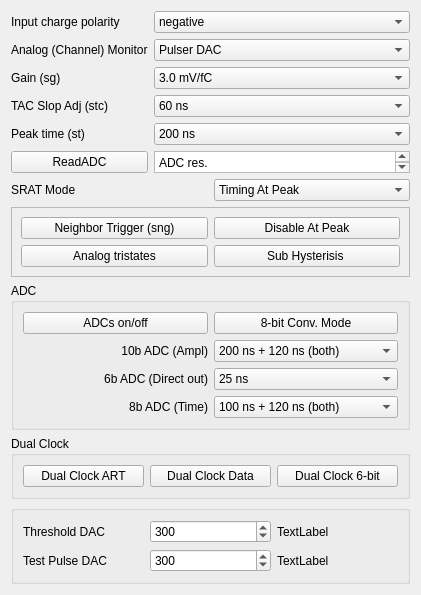
     <widget class="QWidget" name="tabWidget_4Page1">
      <attribute name="title">
       <string>General Settings</string>
      </attribute>
      <layout class="QGridLayout" name="gridLayout_7">
       <item row="0" column="0" colspan="2">
        <layout class="QGridLayout" name="gridLayout_16">
         <item row="2" column="1">
          <widget class="QComboBox" name="sg">
           <property name="font">
            <font>
             <family>Arial</family>
             <pointsize>9</pointsize>
            </font>
           </property>
           <property name="currentIndex">
            <number>2</number>
           </property>
           <item>
            <property name="text">
             <string>0.5 mV/fC</string>
            </property>
           </item>
           <item>
            <property name="text">
             <string>1.0 mV/fC</string>
            </property>
           </item>
           <item>
            <property name="text">
             <string>3.0 mV/fC</string>
            </property>
           </item>
           <item>
            <property name="text">
             <string>4.5 mV/fC</string>
            </property>
           </item>
           <item>
            <property name="text">
             <string>6.0 mV/fC</string>
            </property>
           </item>
           <item>
            <property name="text">
             <string>9.0 mV/fC</string>
            </property>
           </item>
           <item>
            <property name="text">
             <string>12.0 mV/fC</string>
            </property>
           </item>
           <item>
            <property name="text">
             <string>16.0 mV/fC</string>
            </property>
           </item>
          </widget>
         </item>
         <item row="1" column="1">
          <widget class="QComboBox" name="sm5_sm0">
           <property name="font">
            <font>
             <family>Arial</family>
             <pointsize>9</pointsize>
            </font>
           </property>
           <item>
            <property name="text">
             <string>Pulser DAC</string>
            </property>
           </item>
           <item>
            <property name="text">
             <string>Threshold DAC</string>
            </property>
           </item>
           <item>
            <property name="text">
             <string>Bandgap reference</string>
            </property>
           </item>
           <item>
            <property name="text">
             <string>Temperature sensor</string>
            </property>
           </item>
           <item>
            <property name="text">
             <string>0</string>
            </property>
           </item>
           <item>
            <property name="text">
             <string>1</string>
            </property>
           </item>
           <item>
            <property name="text">
             <string>2</string>
            </property>
           </item>
           <item>
            <property name="text">
             <string>3</string>
            </property>
           </item>
           <item>
            <property name="text">
             <string>4</string>
            </property>
           </item>
           <item>
            <property name="text">
             <string>5</string>
            </property>
           </item>
           <item>
            <property name="text">
             <string>6</string>
            </property>
           </item>
           <item>
            <property name="text">
             <string>7</string>
            </property>
           </item>
           <item>
            <property name="text">
             <string>8</string>
            </property>
           </item>
           <item>
            <property name="text">
             <string>9</string>
            </property>
           </item>
           <item>
            <property name="text">
             <string>10</string>
            </property>
           </item>
           <item>
            <property name="text">
             <string>11</string>
            </property>
           </item>
           <item>
            <property name="text">
             <string>12</string>
            </property>
           </item>
           <item>
            <property name="text">
             <string>13</string>
            </property>
           </item>
           <item>
            <property name="text">
             <string>14</string>
            </property>
           </item>
           <item>
            <property name="text">
             <string>15</string>
            </property>
           </item>
           <item>
            <property name="text">
             <string>16</string>
            </property>
           </item>
           <item>
            <property name="text">
             <string>17</string>
            </property>
           </item>
           <item>
            <property name="text">
             <string>18</string>
            </property>
           </item>
           <item>
            <property name="text">
             <string>19</string>
            </property>
           </item>
           <item>
            <property name="text">
             <string>20</string>
            </property>
           </item>
           <item>
            <property name="text">
             <string>21</string>
            </property>
           </item>
           <item>
            <property name="text">
             <string>22</string>
            </property>
           </item>
           <item>
            <property name="text">
             <string>23</string>
            </property>
           </item>
           <item>
            <property name="text">
             <string>24</string>
            </property>
           </item>
           <item>
            <property name="text">
             <string>25</string>
            </property>
           </item>
           <item>
            <property name="text">
             <string>26</string>
            </property>
           </item>
           <item>
            <property name="text">
             <string>27</string>
            </property>
           </item>
           <item>
            <property name="text">
             <string>28</string>
            </property>
           </item>
           <item>
            <property name="text">
             <string>29</string>
            </property>
           </item>
           <item>
            <property name="text">
             <string>30</string>
            </property>
           </item>
           <item>
            <property name="text">
             <string>31</string>
            </property>
           </item>
           <item>
            <property name="text">
             <string>32</string>
            </property>
           </item>
           <item>
            <property name="text">
             <string>33</string>
            </property>
           </item>
           <item>
            <property name="text">
             <string>34</string>
            </property>
           </item>
           <item>
            <property name="text">
             <string>35</string>
            </property>
           </item>
           <item>
            <property name="text">
             <string>36</string>
            </property>
           </item>
           <item>
            <property name="text">
             <string>37</string>
            </property>
           </item>
           <item>
            <property name="text">
             <string>38</string>
            </property>
           </item>
           <item>
            <property name="text">
             <string>39</string>
            </property>
           </item>
           <item>
            <property name="text">
             <string>40</string>
            </property>
           </item>
           <item>
            <property name="text">
             <string>41</string>
            </property>
           </item>
           <item>
            <property name="text">
             <string>42</string>
            </property>
           </item>
           <item>
            <property name="text">
             <string>43</string>
            </property>
           </item>
           <item>
            <property name="text">
             <string>44</string>
            </property>
           </item>
           <item>
            <property name="text">
             <string>45</string>
            </property>
           </item>
           <item>
            <property name="text">
             <string>46</string>
            </property>
           </item>
           <item>
            <property name="text">
             <string>47</string>
            </property>
           </item>
           <item>
            <property name="text">
             <string>48</string>
            </property>
           </item>
           <item>
            <property name="text">
             <string>49</string>
            </property>
           </item>
           <item>
            <property name="text">
             <string>50</string>
            </property>
           </item>
           <item>
            <property name="text">
             <string>51</string>
            </property>
           </item>
           <item>
            <property name="text">
             <string>52</string>
            </property>
           </item>
           <item>
            <property name="text">
             <string>53</string>
            </property>
           </item>
           <item>
            <property name="text">
             <string>54</string>
            </property>
           </item>
           <item>
            <property name="text">
             <string>55</string>
            </property>
           </item>
           <item>
            <property name="text">
             <string>56</string>
            </property>
           </item>
           <item>
            <property name="text">
             <string>57</string>
            </property>
           </item>
           <item>
            <property name="text">
             <string>58</string>
            </property>
           </item>
           <item>
            <property name="text">
             <string>59</string>
            </property>
           </item>
           <item>
            <property name="text">
             <string>60</string>
            </property>
           </item>
           <item>
            <property name="text">
             <string>61</string>
            </property>
           </item>
           <item>
            <property name="text">
             <string>62</string>
            </property>
           </item>
           <item>
            <property name="text">
             <string>63</string>
            </property>
           </item>
          </widget>
         </item>
         <item row="0" column="0">
          <widget class="QLabel" name="spgLabel">
           <property name="font">
            <font>
             <family>Arial</family>
             <pointsize>9</pointsize>
            </font>
           </property>
           <property name="text">
            <string>Input charge polarity</string>
           </property>
          </widget>
         </item>
         <item row="1" column="0">
          <widget class="QLabel" name="sm5_sm0Label">
           <property name="font">
            <font>
             <family>Arial</family>
             <pointsize>9</pointsize>
            </font>
           </property>
           <property name="text">
            <string>Analog (Channel) Monitor</string>
           </property>
          </widget>
         </item>
         <item row="2" column="0">
          <widget class="QLabel" name="sgLabel">
           <property name="font">
            <font>
             <family>Arial</family>
             <pointsize>9</pointsize>
            </font>
           </property>
           <property name="text">
            <string>Gain (sg)</string>
           </property>
          </widget>
         </item>
         <item row="0" column="1">
          <widget class="QComboBox" name="sp">
           <property name="font">
            <font>
             <family>Arial</family>
             <pointsize>9</pointsize>
            </font>
           </property>
           <property name="currentIndex">
            <number>0</number>
           </property>
           <item>
            <property name="text">
             <string>negative</string>
            </property>
           </item>
           <item>
            <property name="text">
             <string>positive</string>
            </property>
           </item>
          </widget>
         </item>
         <item row="3" column="0">
          <widget class="QLabel" name="stcLabel">
           <property name="font">
            <font>
             <family>Arial</family>
             <pointsize>9</pointsize>
            </font>
           </property>
           <property name="text">
            <string>TAC Slop Adj (stc)</string>
           </property>
          </widget>
         </item>
         <item row="3" column="1">
          <widget class="QComboBox" name="stc">
           <property name="font">
            <font>
             <family>Arial</family>
             <pointsize>9</pointsize>
            </font>
           </property>
           <property name="currentIndex">
            <number>0</number>
           </property>
           <property name="maxVisibleItems">
            <number>16</number>
           </property>
           <item>
            <property name="text">
             <string>60 ns</string>
            </property>
           </item>
           <item>
            <property name="text">
             <string>100 ns</string>
            </property>
           </item>
           <item>
            <property name="text">
             <string>350 ns</string>
            </property>
           </item>
           <item>
            <property name="text">
             <string>650 ns</string>
            </property>
           </item>
          </widget>
         </item>
         <item row="4" column="0">
          <widget class="QLabel" name="stLabel">
           <property name="font">
            <font>
             <family>Arial</family>
             <pointsize>9</pointsize>
            </font>
           </property>
           <property name="text">
            <string>Peak time (st)</string>
           </property>
          </widget>
         </item>
         <item row="4" column="1">
          <widget class="QComboBox" name="st">
           <property name="font">
            <font>
             <family>Arial</family>
             <pointsize>9</pointsize>
            </font>
           </property>
           <property name="currentIndex">
            <number>0</number>
           </property>
           <item>
            <property name="text">
             <string>200 ns</string>
            </property>
           </item>
           <item>
            <property name="text">
             <string>100 ns</string>
            </property>
           </item>
           <item>
            <property name="text">
             <string>50 ns</string>
            </property>
           </item>
           <item>
            <property name="text">
             <string>25 ns</string>
            </property>
           </item>
          </widget>
         </item>
         <item row="5" column="0">
          <widget class="QPushButton" name="readADC">
           <property name="text">
            <string>ReadADC</string>
           </property>
          </widget>
         </item>
         <item row="5" column="1">
          <widget class="QTextEdit" name="ADCresult">
           <property name="maximumSize">
            <size>
             <width>16777215</width>
             <height>22</height>
            </size>
           </property>
           <property name="html">
            <string>&lt;!DOCTYPE HTML PUBLIC &quot;-//W3C//DTD HTML 4.0//EN&quot; &quot;http://www.w3.org/TR/REC-html40/strict.dtd&quot;&gt;
&lt;html&gt;&lt;head&gt;&lt;meta name=&quot;qrichtext&quot; content=&quot;1&quot; /&gt;&lt;style type=&quot;text/css&quot;&gt;
p, li { white-space: pre-wrap; }
&lt;/style&gt;&lt;/head&gt;&lt;body style=&quot; font-family:'Arial'; font-size:9pt; font-weight:400; font-style:normal;&quot;&gt;
&lt;p style=&quot; margin-top:0px; margin-bottom:0px; margin-left:0px; margin-right:0px; -qt-block-indent:0; text-indent:0px;&quot;&gt;ADC res.&lt;/p&gt;&lt;/body&gt;&lt;/html&gt;</string>
           </property>
          </widget>
         </item>
        </layout>
       </item>
       <item row="1" column="0" colspan="2">
        <layout class="QGridLayout" name="gridLayout_13">
         <item row="0" column="1">
          <widget class="QComboBox" name="srat">
           <property name="font">
            <font>
             <family>Arial</family>
             <pointsize>9</pointsize>
            </font>
           </property>
           <item>
            <property name="text">
             <string>Timing At Peak</string>
            </property>
           </item>
           <item>
            <property name="text">
             <string>Timing At Threshold</string>
            </property>
           </item>
          </widget>
         </item>
         <item row="0" column="0">
          <layout class="QGridLayout" name="gridLayout_14">
           <item row="0" column="0">
            <widget class="QLabel" name="sratLabel">
             <property name="font">
              <font>
               <family>Arial</family>
               <pointsize>9</pointsize>
              </font>
             </property>
             <property name="text">
              <string>SRAT Mode</string>
             </property>
            </widget>
           </item>
          </layout>
         </item>
        </layout>
       </item>
       <item row="2" column="0" colspan="2">
        <widget class="QFrame" name="frame">
         <property name="frameShape">
          <enum>QFrame::StyledPanel</enum>
         </property>
         <property name="frameShadow">
          <enum>QFrame::Raised</enum>
         </property>
         <layout class="QGridLayout" name="gridLayout_15">
          <item row="0" column="1">
           <widget class="QPushButton" name="sdp">
            <property name="text">
             <string>Disable At Peak</string>
            </property>
            <property name="checkable">
             <bool>true</bool>
            </property>
           </widget>
          </item>
          <item row="0" column="0">
           <widget class="QPushButton" name="sng">
            <property name="text">
             <string>Neighbor Trigger (sng)</string>
            </property>
            <property name="checkable">
             <bool>true</bool>
            </property>
           </widget>
          </item>
          <item row="1" column="0">
           <widget class="QPushButton" name="sdrv">
            <property name="text">
             <string>Analog tristates</string>
            </property>
            <property name="checkable">
             <bool>true</bool>
            </property>
           </widget>
          </item>
          <item row="1" column="1">
           <widget class="QPushButton" name="ssh">
            <property name="text">
             <string>Sub Hysterisis </string>
            </property>
            <property name="checkable">
             <bool>true</bool>
            </property>
           </widget>
          </item>
         </layout>
        </widget>
       </item>
       <item row="7" column="0" colspan="2">
        <widget class="QGroupBox" name="gridGroupBox_4">
         <layout class="QGridLayout" name="gridLayout_6">
          <item row="2" column="0">
           <widget class="QLabel" name="sdpLabel_2">
            <property name="font">
             <font>
              <family>Arial</family>
              <pointsize>9</pointsize>
             </font>
            </property>
            <property name="text">
             <string>Test Pulse DAC</string>
            </property>
           </widget>
          </item>
          <item row="0" column="0">
           <widget class="QLabel" name="sdtLabel">
            <property name="font">
             <font>
              <family>Arial</family>
              <pointsize>9</pointsize>
             </font>
            </property>
            <property name="text">
             <string>Threshold DAC</string>
            </property>
           </widget>
          </item>
          <item row="0" column="2">
           <widget class="QLabel" name="dacmvLabel">
            <property name="font">
             <font>
              <pointsize>9</pointsize>
             </font>
            </property>
            <property name="text">
             <string>TextLabel</string>
            </property>
           </widget>
          </item>
          <item row="2" column="1">
           <widget class="QSpinBox" name="sdp_2">
            <property name="font">
             <font>
              <family>Arial</family>
              <pointsize>9</pointsize>
             </font>
            </property>
            <property name="maximum">
             <number>1023</number>
            </property>
            <property name="value">
             <number>300</number>
            </property>
           </widget>
          </item>
          <item row="0" column="1">
           <widget class="QSpinBox" name="sdt">
            <property name="font">
             <font>
              <family>Arial</family>
              <pointsize>9</pointsize>
             </font>
            </property>
            <property name="maximum">
             <number>1023</number>
            </property>
            <property name="value">
             <number>300</number>
            </property>
           </widget>
          </item>
          <item row="2" column="2">
           <widget class="QLabel" name="dacmvLabel_TP">
            <property name="font">
             <font>
              <pointsize>9</pointsize>
             </font>
            </property>
            <property name="text">
             <string>TextLabel</string>
            </property>
            <property name="wordWrap">
             <bool>true</bool>
            </property>
           </widget>
          </item>
         </layout>
        </widget>
       </item>
       <item row="4" column="0" colspan="2">
        <widget class="QGroupBox" name="groupBoxClock">
         <property name="title">
          <string>Dual Clock</string>
         </property>
         <layout class="QGridLayout" name="gridLayout_11">
          <item row="0" column="0">
           <widget class="QPushButton" name="sdcka">
            <property name="text">
             <string>Dual Clock ART</string>
            </property>
            <property name="checkable">
             <bool>true</bool>
            </property>
           </widget>
          </item>
          <item row="0" column="1">
           <widget class="QPushButton" name="sdcks">
            <property name="text">
             <string>Dual Clock Data</string>
            </property>
            <property name="checkable">
             <bool>true</bool>
            </property>
           </widget>
          </item>
          <item row="0" column="2">
           <widget class="QPushButton" name="sdck6b">
            <property name="text">
             <string>Dual Clock 6-bit</string>
            </property>
            <property name="checkable">
             <bool>true</bool>
            </property>
           </widget>
          </item>
         </layout>
        </widget>
       </item>
       <item row="3" column="0" colspan="2">
        <widget class="QGroupBox" name="groupBoxGeneral">
         <property name="title">
          <string>ADC </string>
         </property>
         <layout class="QGridLayout" name="gridLayout_10">
          <item row="0" column="0" colspan="2">
           <layout class="QHBoxLayout" name="horizontalLayout_2">
            <item>
             <layout class="QVBoxLayout" name="verticalLayout_2">
              <item>
               <widget class="QPushButton" name="adcs">
                <property name="text">
                 <string>ADCs on/off</string>
                </property>
                <property name="checkable">
                 <bool>true</bool>
                </property>
               </widget>
              </item>
              <item>
               <widget class="QLabel" name="sc010bLabel">
                <property name="font">
                 <font>
                  <family>Arial</family>
                  <pointsize>9</pointsize>
                 </font>
                </property>
                <property name="layoutDirection">
                 <enum>Qt::LeftToRight</enum>
                </property>
                <property name="text">
                 <string>10b ADC (Ampl)</string>
                </property>
                <property name="alignment">
                 <set>Qt::AlignRight|Qt::AlignTrailing|Qt::AlignVCenter</set>
                </property>
               </widget>
              </item>
              <item>
               <widget class="QLabel" name="sc06bLabel">
                <property name="font">
                 <font>
                  <family>Arial</family>
                  <pointsize>9</pointsize>
                 </font>
                </property>
                <property name="text">
                 <string>6b ADC (Direct out)</string>
                </property>
                <property name="alignment">
                 <set>Qt::AlignRight|Qt::AlignTrailing|Qt::AlignVCenter</set>
                </property>
               </widget>
              </item>
              <item>
               <widget class="QLabel" name="sc08bLabel">
                <property name="font">
                 <font>
                  <family>Arial</family>
                  <pointsize>9</pointsize>
                 </font>
                </property>
                <property name="text">
                 <string>8b ADC (Time)</string>
                </property>
                <property name="alignment">
                 <set>Qt::AlignRight|Qt::AlignTrailing|Qt::AlignVCenter</set>
                </property>
               </widget>
              </item>
             </layout>
            </item>
            <item>
             <layout class="QVBoxLayout" name="verticalLayout_3">
              <item>
               <widget class="QPushButton" name="s8b">
                <property name="text">
                 <string>8-bit Conv. Mode</string>
                </property>
                <property name="checkable">
                 <bool>true</bool>
                </property>
               </widget>
              </item>
              <item>
               <widget class="QComboBox" name="sc010b">
                <property name="font">
                 <font>
                  <family>Arial</family>
                  <pointsize>9</pointsize>
                 </font>
                </property>
                <item>
                 <property name="text">
                  <string>200 ns + 120 ns (both)</string>
                 </property>
                </item>
                <item>
                 <property name="text">
                  <string>200 ns + 60 ns (MSB part)</string>
                 </property>
                </item>
                <item>
                 <property name="text">
                  <string>200 ns + 60 ns (LSB part)</string>
                 </property>
                </item>
                <item>
                 <property name="text">
                  <string>200 ns</string>
                 </property>
                </item>
               </widget>
              </item>
              <item>
               <widget class="QComboBox" name="sc06b">
                <property name="font">
                 <font>
                  <family>Arial</family>
                  <pointsize>9</pointsize>
                 </font>
                </property>
                <item>
                 <property name="text">
                  <string>25 ns</string>
                 </property>
                </item>
                <item>
                 <property name="text">
                  <string>25 ns + 1 ckdt</string>
                 </property>
                </item>
                <item>
                 <property name="text">
                  <string>25 ns + 2 ckdt</string>
                 </property>
                </item>
                <item>
                 <property name="text">
                  <string>25 ns + 3 ckdt</string>
                 </property>
                </item>
                <item>
                 <property name="text">
                  <string>25 ns + 4 ckdt</string>
                 </property>
                </item>
                <item>
                 <property name="text">
                  <string>25 ns + 5 ckdt</string>
                 </property>
                </item>
                <item>
                 <property name="text">
                  <string>25 ns + 6 ckdt</string>
                 </property>
                </item>
                <item>
                 <property name="text">
                  <string>25 ns + 7 ckdt</string>
                 </property>
                </item>
               </widget>
              </item>
              <item>
               <widget class="QComboBox" name="sc08b">
                <property name="font">
                 <font>
                  <family>Arial</family>
                  <pointsize>9</pointsize>
                 </font>
                </property>
                <item>
                 <property name="text">
                  <string>100 ns + 120 ns (both)</string>
                 </property>
                </item>
                <item>
                 <property name="text">
                  <string>100 ns + 60 ns (MSB part)</string>
                 </property>
                </item>
                <item>
                 <property name="text">
                  <string>100 ns + 60 ns (LSB part)</string>
                 </property>
                </item>
                <item>
                 <property name="text">
                  <string>100 ns</string>
                 </property>
                </item>
               </widget>
              </item>
             </layout>
            </item>
           </layout>
          </item>
         </layout>
        </widget>
       </item>
      </layout>
     </widget>
